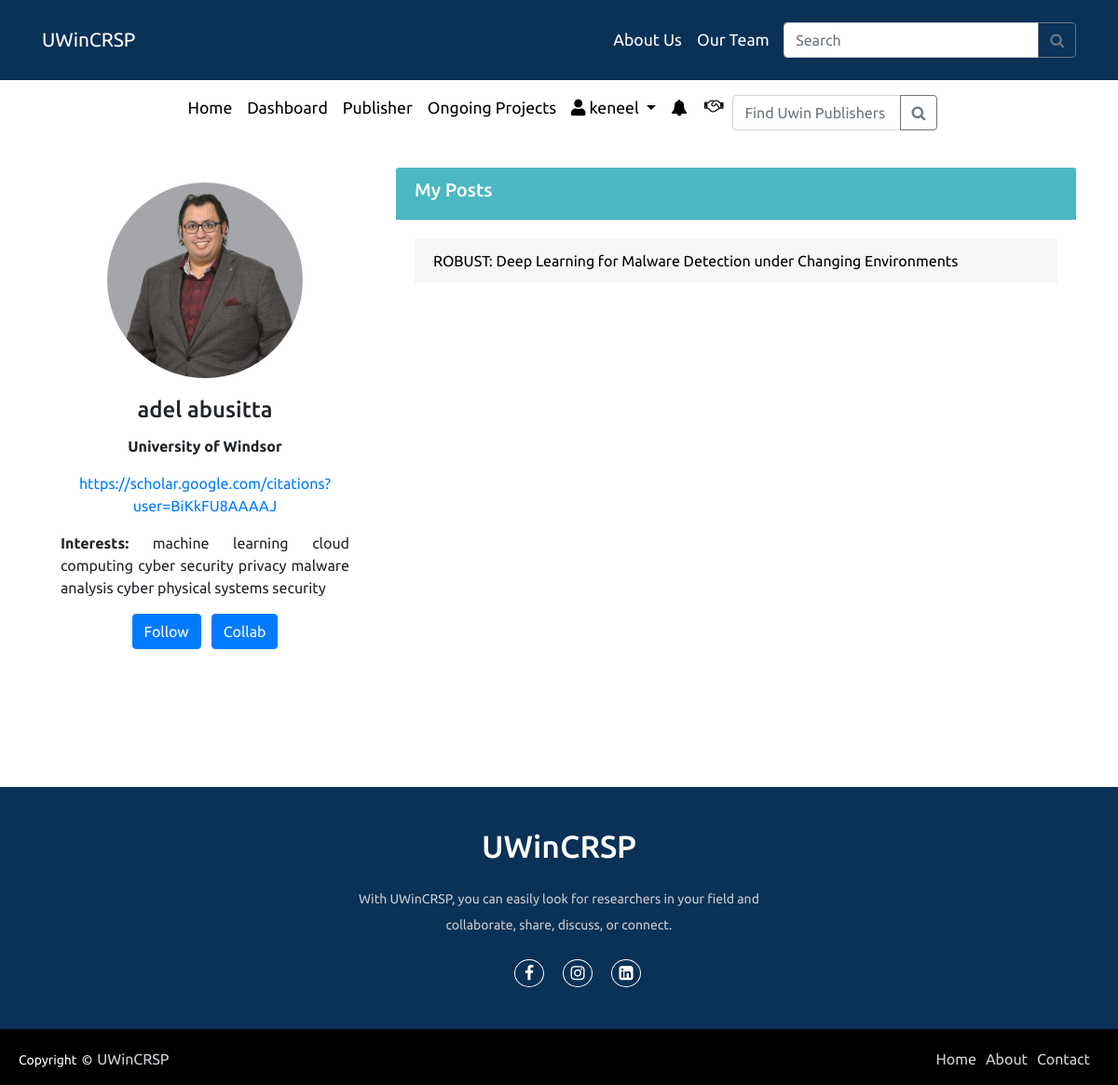
/profile/adel.abusitta (signed in), run on an earlier commit of the app's database.
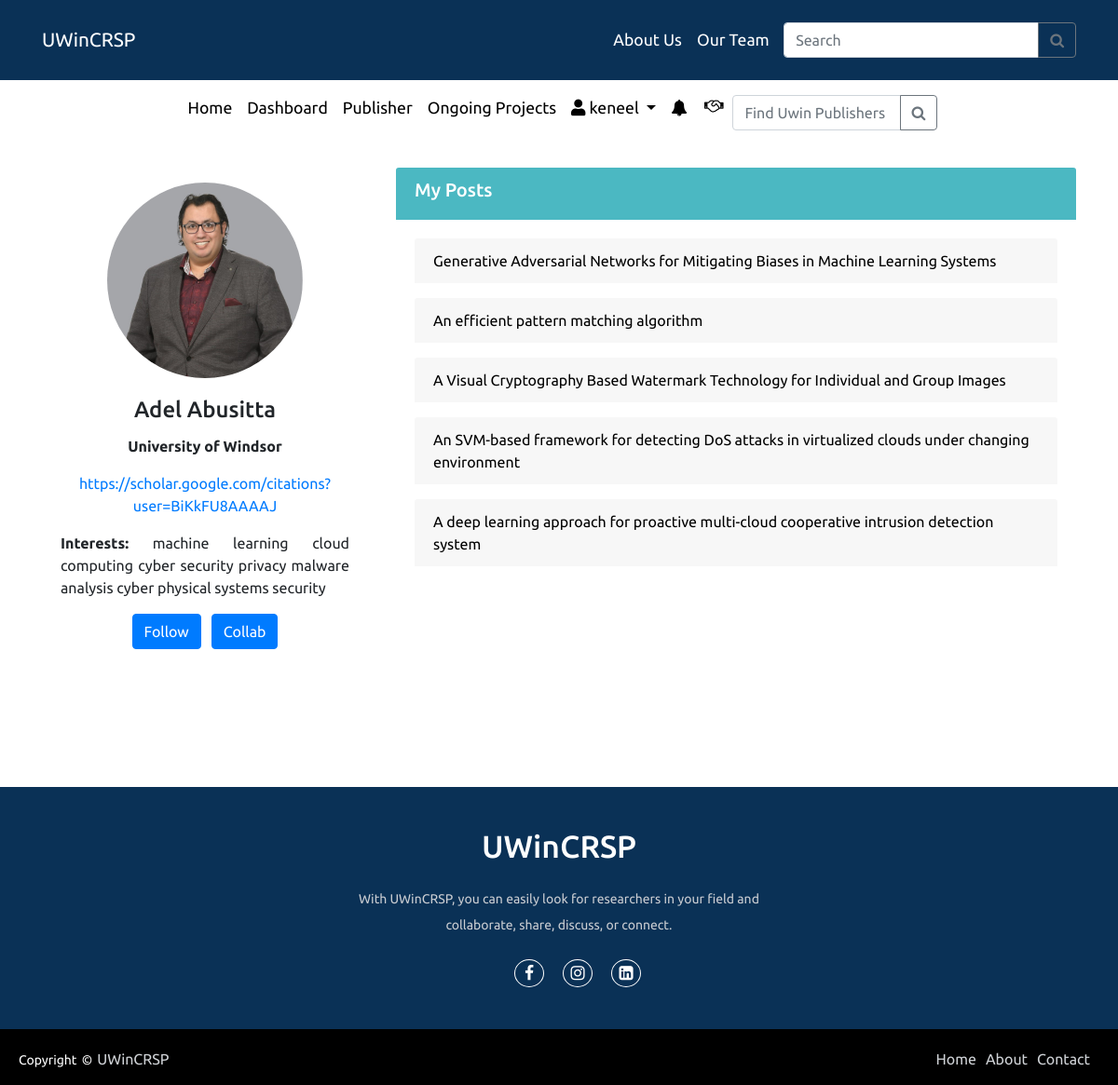
And on a later commit of the database.
### accounts/models.py (models this page shows, shortened)
class Profile(models.Model):
    user = models.ForeignKey(User, on_delete=models.CASCADE)
    gscholar = models.URLField(max_length=200, blank=True)
    department = models.CharField(max_length=100, blank=True)
    university = models.CharField(max_length=100, blank=True)
    profile_pic = models.ImageField(upload_to='profile_pics/', blank=True, null=True)
    skills = models.ManyToManyField('Skill')
    def get_skills(self):
        return [skill.name for skill in self.skills.all()]

class Skill(models.Model):
    name = models.CharField(max_length=50, unique=True)

class Post(models.Model):
    title = models.CharField(max_length=200)
    authors = models.CharField(max_length=200)
    keywords = models.CharField(max_length=200, blank=True)
    skills = models.ManyToManyField('Skill')
    abstract = models.CharField(max_length=2000)
    paper = models.FileField(upload_to='papers/')
    allow_downloading = models.BooleanField(default=False)
    created_at = models.DateTimeField(auto_now_add=True)
    updated_at = models.DateTimeField(auto_now=True)
    published_on = models.DateTimeField(auto_now_add=True)
    uploaded_by = models.ForeignKey(User, on_delete=models.CASCADE)
    views = models.IntegerField(default=0)
    on_project = models.BooleanField(default=False)
    interested_users = models.ManyToManyField(User, related_name='interested_posts', blank=True)

### accounts/views.py (the view)
# urls.py: path('profile/<str:username>', views.profile_view, name='profile'),  # without/
@login_required(login_url='login')
def profile_view(request, username):
    try:
        userObj = User.objects.get(username=username)
        profile = Profile.objects.get(user=userObj)
        posts = Post.objects.filter(uploaded_by=userObj).order_by('-published_on')
        is_following = Connection.objects.filter(follower=request.user, following=userObj).exists()
        is_own_profile = request.user == userObj
        context = {
            'user': request.user,
            'profile': profile,
            'posts': posts,
            'is_following': is_following,
            'is_own_profile': is_own_profile,  # Add this variable to the context
        }
    except Profile.DoesNotExist:
        return redirect('profile_fill')
    return render(request, 'profile.html', context)

### accounts/templates/profile.html (shortened to what this page needs)
{% extends 'base.html' %}
{% block content %}
<head>
</head>
<div class="container mt-3 mb-5">
    <div class="row">
        <div class="col-md-4">
            <div class="card" style="border: none">
                {% if profile.profile_pic %}
                    <img src="{{ profile.profile_pic }}" class="rounded-circle mt-3" style="width: 60%; height: 60%; margin-left: 20%;">
                {% else %}
                    <img src="https://img.freepik.com/premium-vector/accoun-vector-icon-with-long-shadow-white-illustration-isolated-blue-round-background-graphic-web-design_549897-771.jpg" class="card-img-top">
                {% endif %}
                <div class="card-body">
                    <h4 class="card-title text-center">{{ profile.user.first_name }} {{ profile.user.last_name }}</h4>
                    <p class="card-text text-center"><strong>{{ profile.university }}</strong></p>
                    <p class="card-text text-center"><a href="{{ profile.gscholar }}" target="_blank">{{ profile.gscholar }}</a></p>
                    <p class="card-text"><strong>Interests:</strong>
                        {% for skill in profile.get_skills %}
                            {{ skill }}
                        {% endfor %}
                    </p>
    <div class="d-flex justify-content-center">
    {% if user.is_authenticated and user == profile.user %}
        {% else %}
        <form method="post" action="{% url 'follow_user' profile.user.username %}">
            {% if is_following %}
                <button type="submit" class="btn btn-danger">Unfollow</button>
            {% else %}
                <button type="submit" class="btn btn-primary">Follow</button>
            {% endif %}
        </form>&nbsp; &nbsp;
        <a href = "{% url 'research_collaboration_board' %}"><button type="submit" class="btn btn-primary">Collab</button></a>
    {% endif %}
    </div>
                </div>
            </div>
        </div>
        <div class="col-md-8">
            <div class="card" style="border: none;">
                <div class="card-header text-white" style="background-color: #4bb8c2; border: none">
                    <h5>My Posts</h5>
                </div>
                <div class="card-body" style="border: none;">
                    {% for post in posts %}
                        <div class="card mb-3" style="border: none;">
                            <a href="{% url 'posts' post.id %}" style="color: black">
                                <div class="card-header" style="border-bottom: none;">{{ post.title }}</div>
                            </a>
                        </div>
                    {% empty %}
                        <p>No posts yet!</p>
                    {% endfor %}
                </div>
            </div>
        </div>
    </div></div>{% comment %}{% endcomment %}
{% endblock %}

What changed in the data, as far as the page shows it:
removed Post: title "ROBUST: Deep Learning for Malware Detection under Changing Environments"
changed through a linked row, Profile "University of Windsor": user.first_name "adel" → "Adel"; user.last_name "abusitta" → "Abusitta"
added Post: title "Generative Adversarial Networks for Mitigating Biases in Machine Learning Systems"
added Post: title "An efficient pattern matching algorithm"
added Post: title "A Visual Cryptography Based Watermark Technology for Individual and Group Images"
added Post: title "An SVM-based framework for detecting DoS attacks in virtualized clouds under changing environment"
added Post: title "A deep learning approach for proactive multi-cloud cooperative intrusion detection system"
